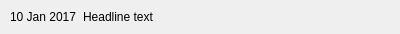
<?xml version="1.0" encoding="UTF-8"?>
<ui version="4.0">
 <class>Form</class>
 <widget class="QWidget" name="Form">
  <property name="geometry">
   <rect>
    <x>0</x>
    <y>0</y>
    <width>400</width>
    <height>34</height>
   </rect>
  </property>
  <property name="windowTitle">
   <string>Form</string>
  </property>
  <layout class="QGridLayout" name="gridLayout">
   <property name="margin">
    <number>0</number>
   </property>
   <item row="0" column="0">
    <layout class="QHBoxLayout" name="horizontalLayout" stretch="0,2">
     <property name="leftMargin">
      <number>10</number>
     </property>
     <item>
      <widget class="QLabel" name="labelDate">
       <property name="text">
        <string>10 Jan 2017</string>
       </property>
      </widget>
     </item>
     <item>
      <widget class="QLabel" name="labelHeadline">
       <property name="text">
        <string>Headline text</string>
       </property>
      </widget>
     </item>
    </layout>
   </item>
  </layout>
 </widget>
 <resources/>
 <connections/>
</ui>
